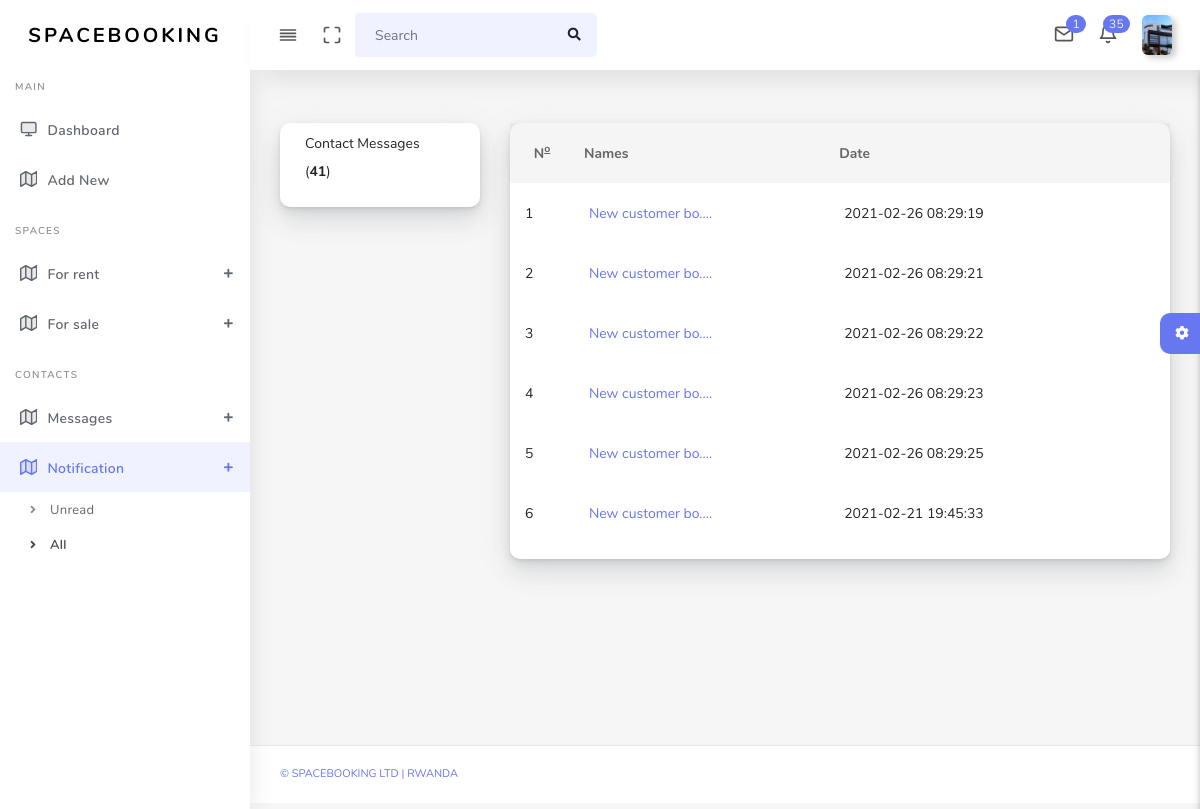
Screenshot of /admin/coAllNotification.php (signed in) with the database file from the repository.
### tables this page shows
CREATE TABLE `companies` (
  `id` int(11) NOT NULL,
  `comName` varchar(255) DEFAULT NULL,
  `comEmail` varchar(255) DEFAULT NULL,
  `comLocation` varchar(255) DEFAULT NULL,
  `comPhone` int(11) DEFAULT NULL,
  `comUsername` varchar(255) DEFAULT NULL,
  `comPassword` varchar(255) DEFAULT NULL,
  `comTIN` varchar(100) DEFAULT NULL,
  `thumbnail` varchar(255) NOT NULL,
  `coStatus` varchar(100) NOT NULL
);

CREATE TABLE `conotification` (
  `id` int(11) NOT NULL,
  `content` varchar(100) NOT NULL,
  `notTime` timestamp NOT NULL DEFAULT current_timestamp() ON UPDATE current_timestamp(),
  `status` varchar(100) NOT NULL,
  `companyId` int(11) NOT NULL
);

### admin/coAllNotification.php (the view, shortened to what this page needs)
<?php
    require_once("includes/db.php");
?>
<!DOCTYPE html>
<html lang="en">
<head>
  <link rel="stylesheet" href="assets/css/app.min.css">
  <link rel="stylesheet" href="assets/css/style.css">
  <link rel="stylesheet" href="assets/css/components.css">
  <link rel="stylesheet" href="assets/css/custom.css">
</head>
<body>
  <div id="app">
      <?php require_once("includes/headerCompany.php")?>
      <?php require_once("includes/left_nav2.php")?>
    <div class="main-wrapper main-wrapper-1">
      <div class="main-content">
        <section class="section">
          <div class="section-body">
            <div class="row">
              <div class="col-xs-12 col-sm-12 col-md-3 col-lg-3">
                <div class="card">
                  <div class="body">
                    <div id="mail-nav">
                      <ul class="" id="mail-folders">
                        <li>
                          <a href="" title="Inbox">Contact Messages &nbsp;
                              <?php
                                $fi = mysqli_query($conn,"SELECT *FROM conotification WHERE companyId='{$_SESSION['spacecompanies']}'") or die(mysqli_error($conn));
                                if (mysqli_num_rows($fi)>0) {
                                    $num = mysqli_num_rows($fi);
                                    echo "(<b>".$num."</b>)";
                                }else{
                                    echo "(<b>0</b>)";
                                }
                              ?>
                          </a>
                        </li>
                      </ul>
                    </div>
                  </div>
                </div>
              </div>
              <div class="col-xs-12 col-sm-12 col-md-9 col-lg-9">
                <div class="card">
                    <div class="boxs mail_listing">
                        <div class="inbox-center table-responsive">
                        <table class="table table-hover">
                            <thead>
                                <tr>
                                    <th class="text-center">
                                        N<sup><u>o</u></sup>
                                    </th>
                                    <th>Names</th>
                                    <th>Date</th>
                                    <th class="hidden-xs" colspan="2">
                                    <div class="pull-right">
                                    </div>
                                    </th>
                                </tr>
                            </thead>
                            <tbody>
                                <?php
                                    $q = mysqli_query($conn,"SELECT *FROM conotification WHERE companyId='{$_SESSION['spacecompanies']}' AND status='read' ORDER BY id DESC limit 20") or die(mysqli_error($conn));
                                    if (mysqli_num_rows($q)>0) {
                                        $count = 1;
                                        while ($fe = mysqli_fetch_array($q)) {
                                           ?>
                                            <tr>
                                                <td class="tbl-checkbox">
                                                    <?= $count;?>
                                                </td>
                                                <td class="hidden-xs"><a href="coUpdateStatus?id=<?= $fe['id']?>"><?= substr($fe['content'],0,15)."....";?></a></td>
                                                <td class="max-texts">
                                                <a href="coUpdateStatus?id=<?= $fe['id']?>"><?= $fe['notTime']?></a>
                                                </td>
                                            </tr>
                                           <?php
                                        $count++;}
                                    }
                                ?>
                            </tbody>
                        </table>
                        </div>
                    </div>
                    </div>
                </div>
            </div>
          </div>
        </section>
        <div class="settingSidebar">
          <a href="javascript:void(0)" class="settingPanelToggle"> <i class="fa fa-spin fa-cog"></i>
          </a>
        </div>
      </div>
      <footer class="main-footer">
        <div class="footer-left">
          <a href="">&copy SpaceBooking Ltd | Rwanda</a></a>
        </div>
      </footer>
    </div>
  </div>
</body>
</html>

### admin/includes/headerCompany.php (shortened to what this page needs)
<?php
  require_once("db.php");
?>
<nav class="navbar navbar-expand-lg main-navbar sticky">
        <div class="form-inline mr-auto">
          <ul class="navbar-nav mr-3">
            <li><a href="#" data-toggle="sidebar" class="nav-link nav-link-lg
                  collapse-btn"> <i data-feather="align-justify"></i></a></li>
            <li><a href="#" class="nav-link nav-link-lg fullscreen-btn">
                <i data-feather="maximize"></i>
              </a></li>
            <li>
              <form class="form-inline mr-auto">
                <div class="search-element">
                  <input class="form-control" type="search" placeholder="Search" aria-label="Search" data-width="200">
                  <button class="btn" type="submit">
                    <i class="fas fa-search"></i>
                  </button>
                </div>
              </form>
            </li>
          </ul>
        </div>
        <ul class="navbar-nav navbar-right">
          <li class="dropdown dropdown-list-toggle">
            <a href="#" data-toggle="dropdown" class="nav-link nav-link-lg message-toggle">
              <i data-feather="mail"></i>
              <span class="badge headerBadge1">
                <?php
                  $se = mysqli_query($conn,"SELECT *FROM contactco WHERE companyId='{$_SESSION['spacecompanies']}' AND  status1='unread'") or die(mysqli_error($conn));
                  if (mysqli_num_rows($se)>0) {
                    $number = mysqli_num_rows($se);
                    echo $number;
                  }else{
                    echo "0";
                  }
                ?>
              </span>
            </a>
          </li>
          <li class="dropdown dropdown-list-toggle">
            <a href="#" data-toggle="dropdown" class="nav-link message-toggle nav-link-lg">
              <i data-feather="bell" class="bell"></i>
                <span class="badge headerBadge1">
                  <?php
                    $se = mysqli_query($conn,"SELECT *FROM conotification WHERE companyId='{$_SESSION['spacecompanies']}' AND status = 'unread' ORDER BY id DESC") or die(mysqli_error($conn));
                    if ((mysqli_num_rows($se)>0)) {
                      $number = mysqli_num_rows($se);
                      $total = $number;
                    echo $total;
                    }else{
                      echo "0";
                    }
                  ?>
                </span>
            </a>
          </li>
          <?php
            $m = mysqli_query($conn,"SELECT *FROM companies WHERE id = '{$_SESSION['spacecompanies']}'") or die(mysqli_error($conn));
            $pro = mysqli_fetch_array($m);
          ?>
          <li class="dropdown dropdown-list-toggle">
            <a href="#" data-toggle="dropdown" class="nav-link dropdown-toggle nav-link-lg nav-link-user">
              <img alt="image" src="media/companies/<?= $pro['thumbnail'];?>" style="height:100%;" class="user-img-radious-style"><span class="d-sm-none d-lg-inline-block"></span>
            </a>
          </li>
        </ul>
  </nav>

### rows the page displays
companies: thumbnail (picture)
conotification: content "New customer bo", notTime "2021-02-26 08:29:19"
conotification: content "New customer bo", notTime "2021-02-26 08:29:21"
conotification: content "New customer bo", notTime "2021-02-26 08:29:22"
conotification: content "New customer bo", notTime "2021-02-26 08:29:23"
conotification: content "New customer bo", notTime "2021-02-26 08:29:25"
conotification: content "New customer bo", notTime "2021-02-21 19:45:33"

### other values shown
$number "1"
$total "35"
$num "41"
